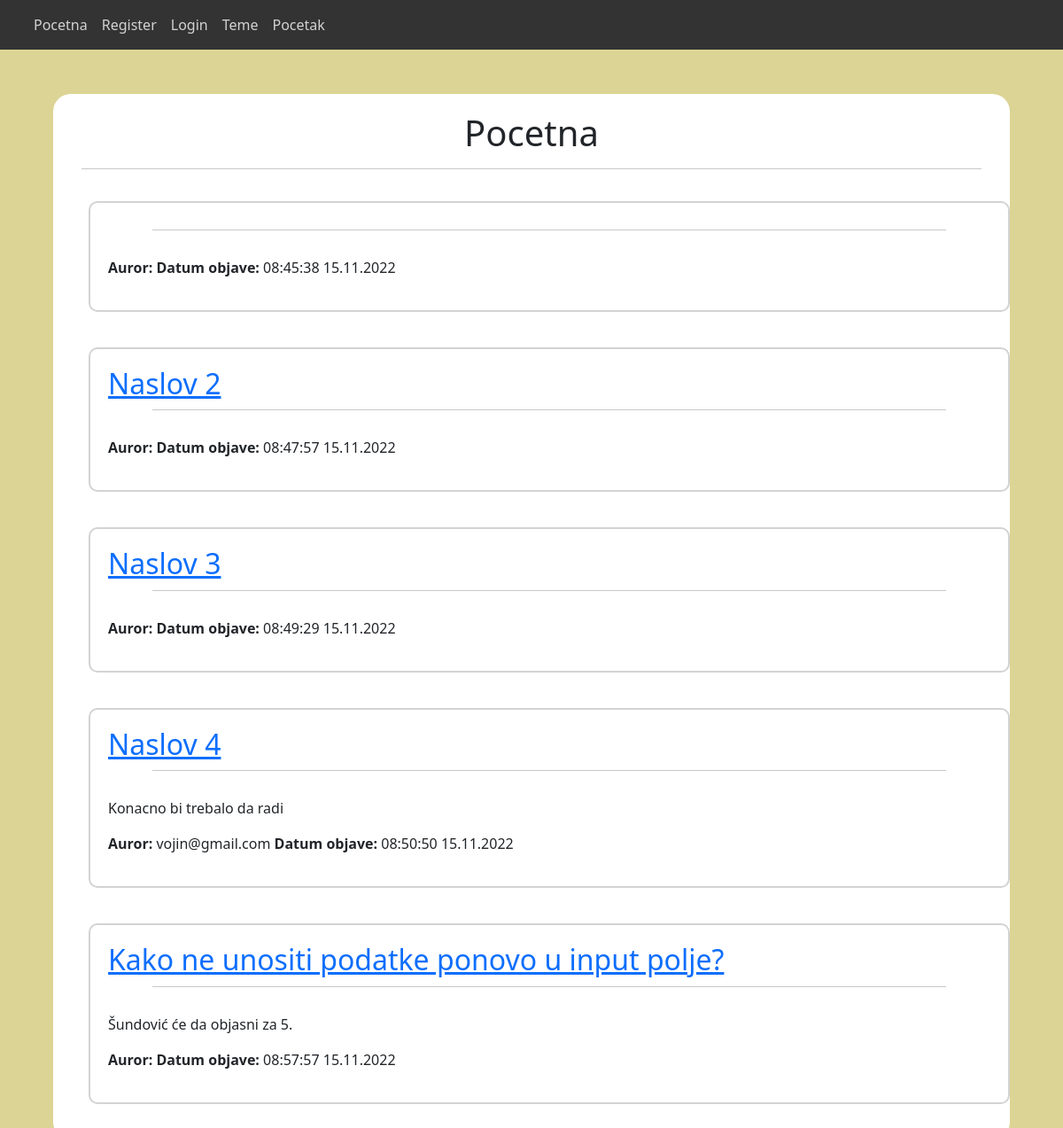
Before: /zadaci/forum/index.php with the older database file.
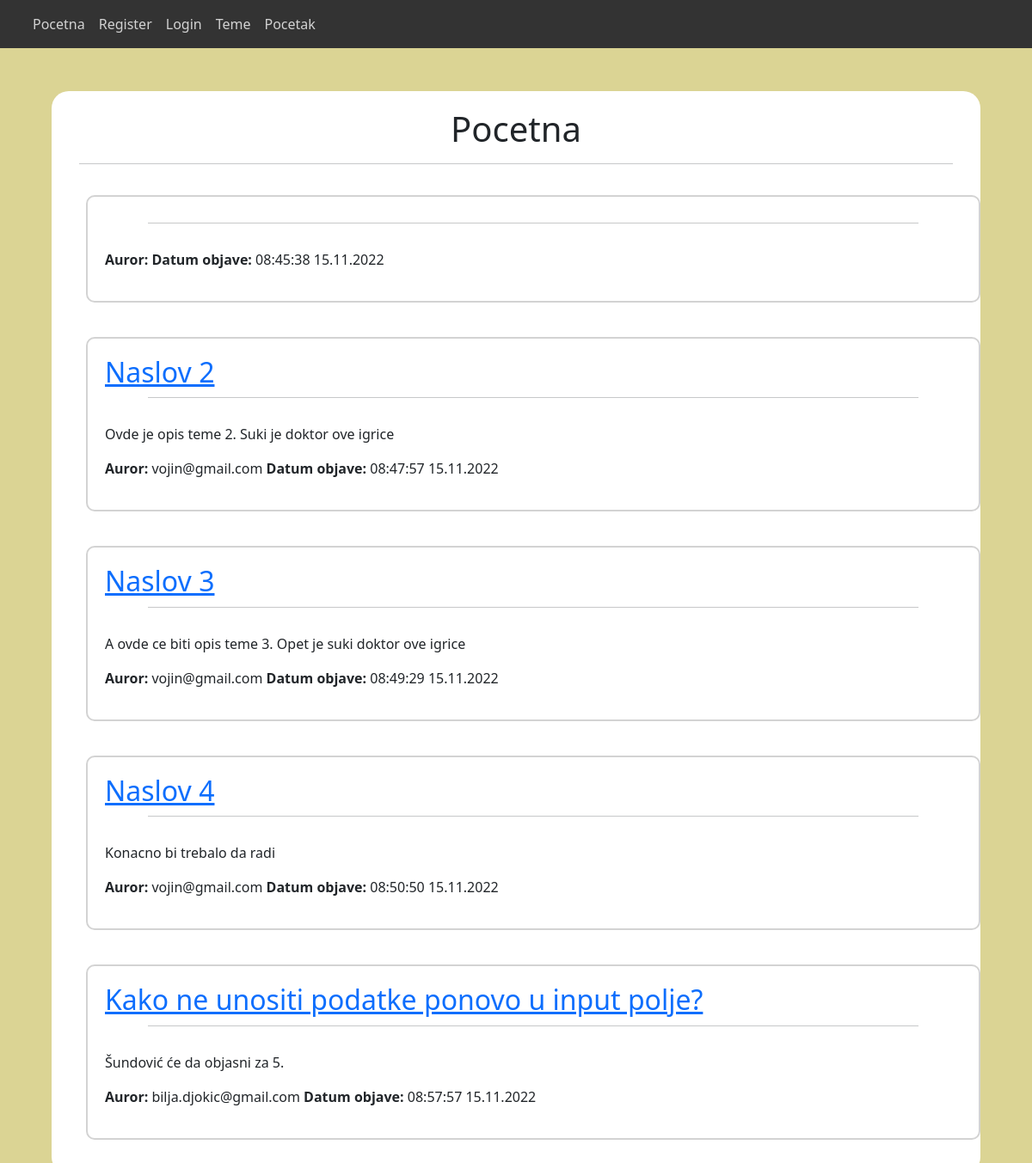
After: the same page with the newer database file.
### tables this page shows
CREATE TABLE `teme` (
  `id` int(11) NOT NULL,
  `naziv_teme` varchar(50) NOT NULL,
  `opis_teme` text NOT NULL,
  `datum_kreiranja` varchar(50) NOT NULL,
  `email` varchar(50) NOT NULL
);

### zadaci/forum/index.php (the view, shortened to what this page needs)
<!DOCTYPE html>
<html lang="en">
<head>
    <link rel="stylesheet" href="https://unpkg.com/aos@next/dist/aos.css" />
    <link href="https://cdn.jsdelivr.net/npm/bootstrap@5.2.2/dist/css/bootstrap.min.css" rel="stylesheet">
    <link rel="stylesheet" href="./layout/style.css">
</head>
<body>
    <header>
        <div class="container">
            <div class="row">
                <nav class="navbar navbar-expand-lg">
                    <div class="col-md-6">
                        <ul class="navbar-nav me-auto mb-2 mb-lg-0 ">
                            <li class="nav-item">
                                <a class="nav-link" href="index.php">Pocetna</a>
                            </li>
                            <li class="nav-item">
                                <a class="nav-link" href="./php/register.php">Register</a>
                            </li>
                            <li class="nav-item">
                                <a class="nav-link" href="./php/login.php">Login</a>
                            </li>
                            <li class="nav-item">
                                <a class="nav-link" href="./php/tema.php">Teme</a>
                            </li>
                            <li class="nav-item">
                                <a class="nav-link" href="../../index.php">Pocetak</a>
                            </li>
                        </ul>
                    </div>
                </nav>
            </div>
        </div>
    </header>
    <section id="tema">
        <div class="container">
            <h1>Pocetna</h1>
            <hr>
            <div class="row">
                <?php
                require './php/konekcija.php';
                $i = 0;
                $sql = "SELECT * FROM teme";
                $res = mysqli_query($conn, $sql);
                if(mysqli_num_rows($res) > 0) {
                    while ($row = mysqli_fetch_assoc($res)) {
                        if($i < 3) {
                            echo '<div style="border: 2px solid #d3d3d3; border-radius: 10px; margin: 20px; padding: 20px;">';
                            echo  '<a href="./php/diskusija.php?id=' . $row['id'] . '"><h2>' . $row['naziv_teme'] . '</h2></a>';
                            echo '<hr style="width: 90%; margin: 10px auto 30px auto;">';
                            echo   '<p> ' . $row['opis_teme'] . ' </p>';
                            echo   '<p> <b>Auror:</b> ' . $row['email'] . ' <b>Datum objave: </b>' . $row['datum_kreiranja'] . ' </p>';
                            echo    '</div>';
                        }
                    }
                } else {
                    echo '<p>Nema tema za prikaz!</p>';
                }
                ?>
            </div>
        </div>
    </section>
</body>
</html>

### zadaci/forum/layout/style.css (style rules this page uses)
* { margin: 0; padding: 0; }
body { background-color: rgb(219, 212, 148); }
header { background-color: #333; }
header nav .col-md-6 ul li a { color: #d3d3d3; }
header nav .col-md-6 a { color: #d3d3d3; text-decoration: none; transition: .2s; float: right; }
section#tema { width: 90%; margin: 50px auto 0 auto; }
section#tema h1 { text-align: center; }
section#tema, section#forma .container { background-color: #fff; border-radius: 20px; padding: 20px; }

Changed rows visible on the page:
changed teme "Naslov 2": opis_teme (not shown) → "Ovde je opis teme 2. Suki je doktor ove igrice"; email (not shown) → "vojin@gmail.com"
changed teme "Naslov 3": opis_teme (not shown) → "A ovde ce biti opis teme 3. Opet je suki doktor ove igrice"; email (not shown) → "vojin@gmail.com"
changed teme "Kako ne unositi podatke ponovo u input polje?": email (not shown) → "bilja.djokic@gmail.com"
